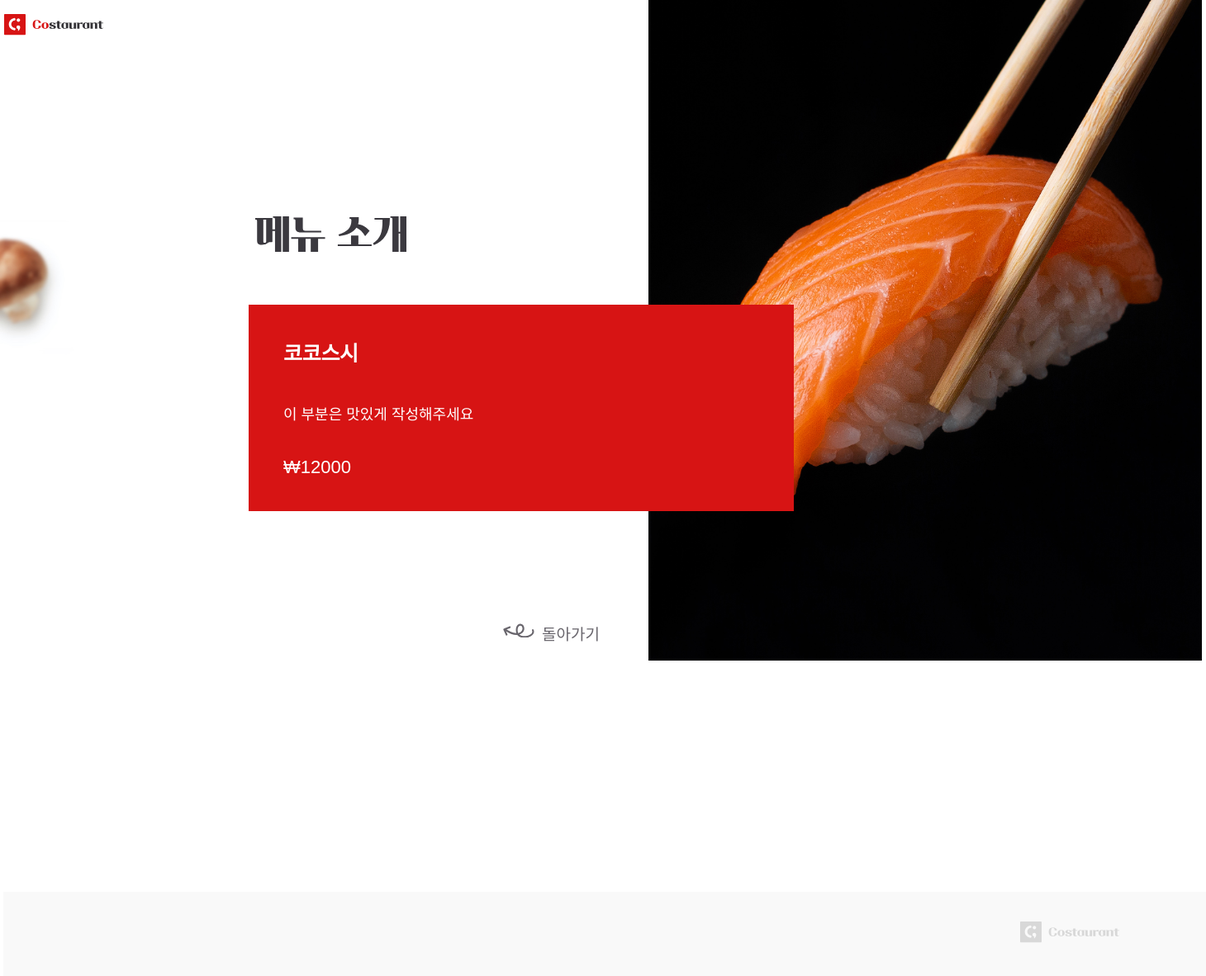
Screenshot of /menus/1/ with the database file from the repository.
### menus/models.py (models this page shows, shortened)
class Menu(models.Model):
    name = models.CharField(max_length=80)
    name_eng = models.CharField(max_length=80)
    description = models.CharField(max_length=120)
    price = models.IntegerField()
    img_path = models.CharField(max_length=255)

### menus/views.py (the view)
# urls.py: path('<int:pk>/', views.detail),  # 수정해주세요.
def detail(request, pk):
    context = {}
    menu = Menu.objects.get(id=pk)
    context["menu"] = menu
    return render(request, 'menus/detail.html', context=context)

### menus/templates/menus/detail.html (shortened to what this page needs)
{% load static %}
<!DOCTYPE html>
<html>
<head>
    <link rel="stylesheet" href="{% static 'menus/css/detail_styles.css' %}">
    <link rel="stylesheet" type="text/css" href="https://cdn.rawgit.com/moonspam/NanumSquare/master/nanumsquare.css">
</head>
<body>
    <div id="header">
        <div class="container">
            <div class="nav">
                <a href="/menus">
                    <img src="{% static 'menus/images/logo-color.svg' %}">
                </a>
        </div>
    </div>
    <div id="content">
        <div class="container">
            <div class="header">
                <h2>
                    <img src="{% static 'menus/images/menu-txt.svg' %}">
                </h2>
                <div class="menu_img">
                    <img src={% get_static_prefix %}{{menu.img_path}}>
                </div>
                <div class="menu_info">
                    <h3>{{menu.name}}</h3>
                    <h4>{{menu.eng_name}}</h4>
                    <p class="menu-desc">{{menu.description}}</p>
                    <p class="price">&#8361;{{menu.price}}</p>
                </div>
                <div class="back-main">
                    <a href="/menus/">돌아가기</a>
                </div>
            </div>
        </div>
    </div>
    <div id="footer">
        <div class="container">
            <div class="footer">
                <img src="{% static 'menus/images/logo-gray.svg' %}">
            </div>
        </div>
    </div>
</body>

### menus/static/menus/css/detail_styles.css (style rules this page uses)
h1,h2,h3,h4,p,a,ul,li { margin: 0; padding: 0; font-family : 'NanumSquare', sans-serif; font-weight: 200; list-style: none; text-decoration: none; outline: none; }
body { margin: 0; padding: 0; background: #fff; }
img { margin: 0; padding: 0; border: 0; }
#header,#content,#footer { min-width: 1280px; }
#content { height: 100%; background: url(../images/bg-img-mashroom.jpg) no-repeat left top/92px 169px; }
#footer { background: url(../images/bg-rectangle.svg) no-repeat right bottom/1456px; margin-top:300px; }
.container { position: relative; width: 1450px; margin: 0 auto; }
.nav { height: 60px; padding-top: 17px; box-sizing: border-box; }
.header { padding-left: 296px; }
.header h2 { margin-top: 202px; margin-bottom: 58px; padding-left: 8px; }
.menu_img { position: absolute; top: -262px; right: 0; z-index: -1; }
.menu_img img { width: 670px; height: 800px; object-fit: cover; object-position: center; }
.menu_info { background: #D71414; display: inline-block; width: 660px; color: #fff; padding: 39px 0 40px 42px; box-sizing: border-box; }
.menu_info h3 { font-size: 25px; font-weight: 600; letter-spacing: -0.3px; }
.menu_info h4 { font-size: 16px; font-weight: 500; letter-spacing: -0.3px; color: #f0afaf; padding: 10px 0 33px; }
.menu_info .menu-desc { font-size: 18px; padding-bottom: 40px; }
.menu_info .price { font-size: 22px; font-weight: 500; }
.back-main { margin: 134px 0 0 355px; }
.back-main a { position: relative; display: inline-block; font-size: 19px; font-weight: 500; color: #69666d; transition: 0.2s all; }
.back-main a:after { content: ""; position: absolute; display: block; width: 70px; height: 25px; background: url(../images/back.svg) no-repeat; top: 2px; left: -50px; transition: 0.2s all; }
.footer { text-align: right; padding: 36px 100px 36px 0; }

### rows the page displays
Menu: img_path (picture), name "코코스시", description "이 부분은 맛있게 작성해주세요", price "12000"
